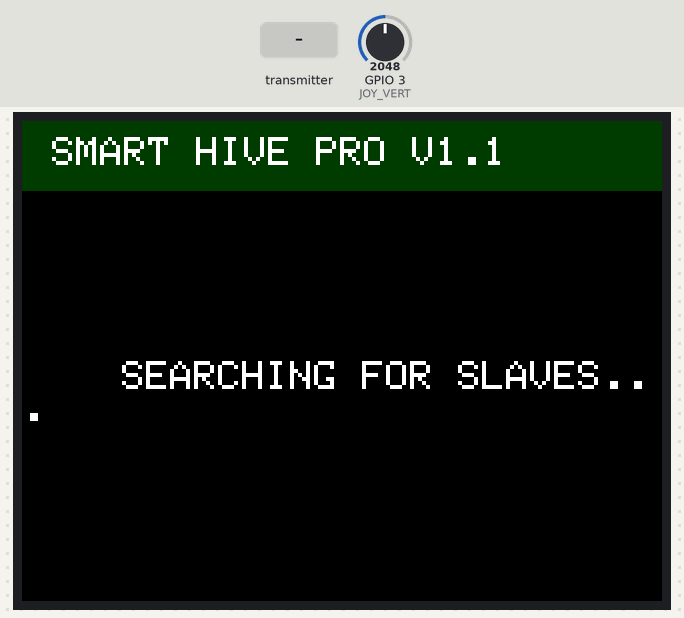
This sketch was run on a simulated ESP32-S3. On the bench: 320×240 colour display. Inputs (shaded band) come from the test bench; at power-on: GPIO 3 (JOY_VERT) = 2048 (analog values on the 0–4095 scale). EEPROM starts erased.

Above: at 1.6 s.
1.7 s: the transmitter starts sending id = 0
At 3.1 s:
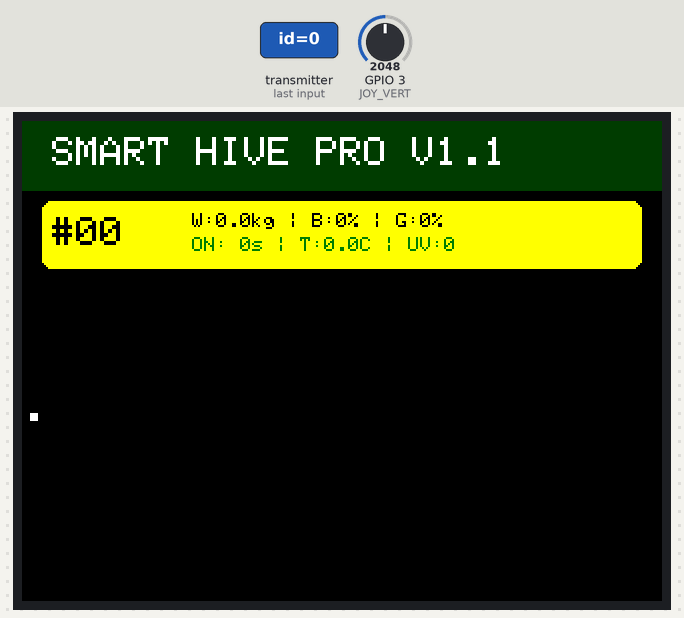
3.5 s: the transmitter starts sending weight = 25
At 4.7 s:
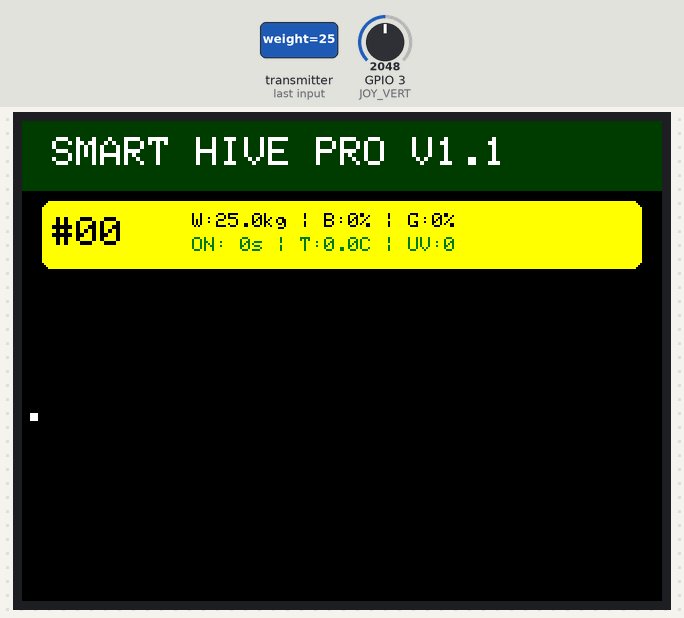
5.6 s: the transmitter starts sending id = 1
At 6.9 s:
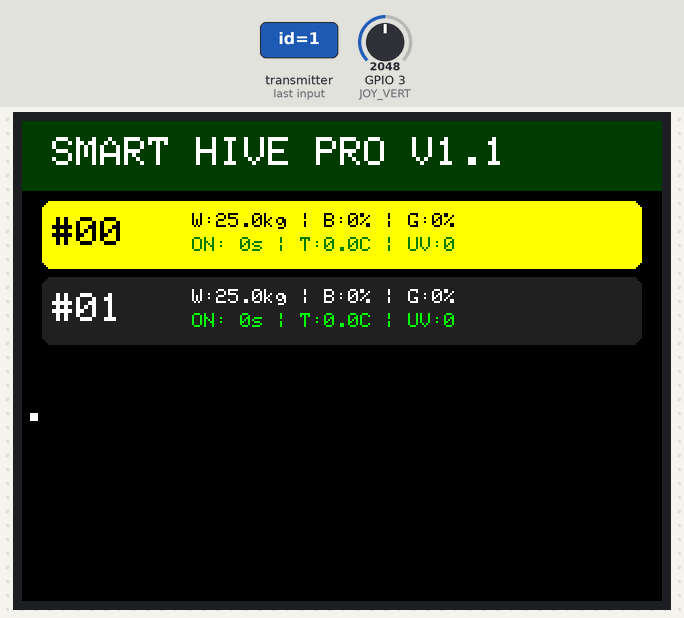
8.6 s: GPIO 3 (JOY_VERT) set to 3540
At 9.3 s:
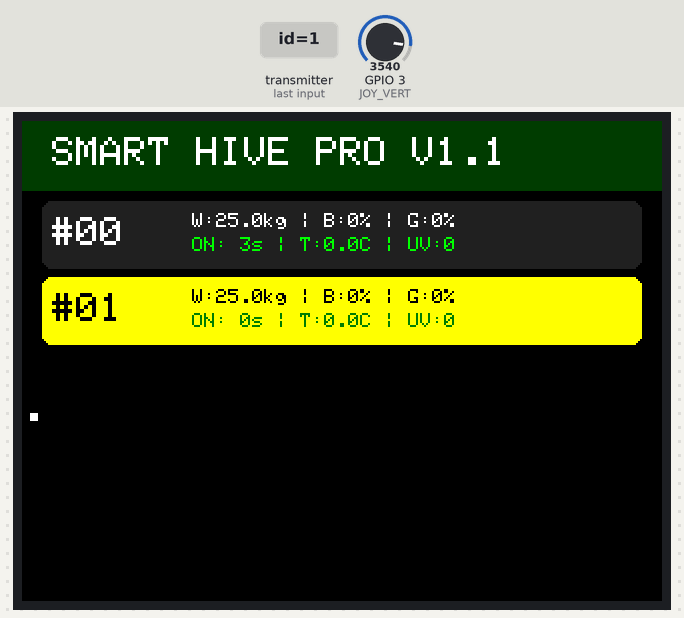
11.6 s: the transmitter starts sending temp = 25
At 13.1 s:
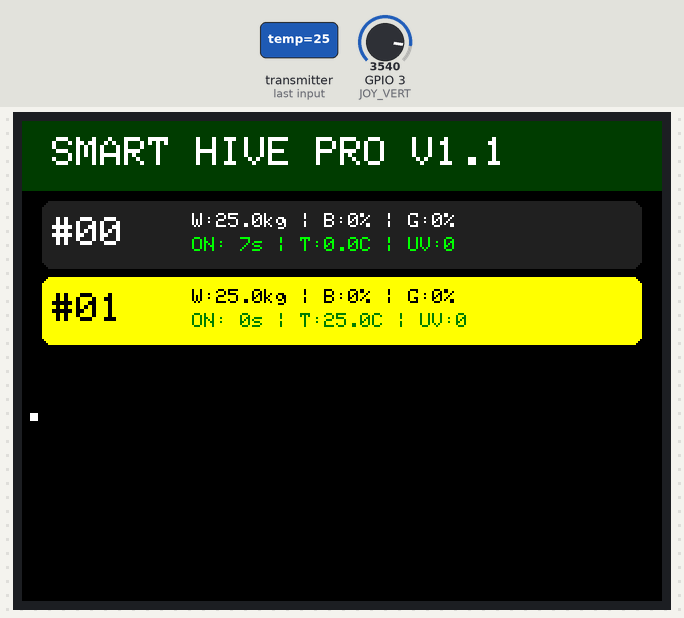
14.6 s: the transmitter starts sending battery = 25
At 15.1 s:
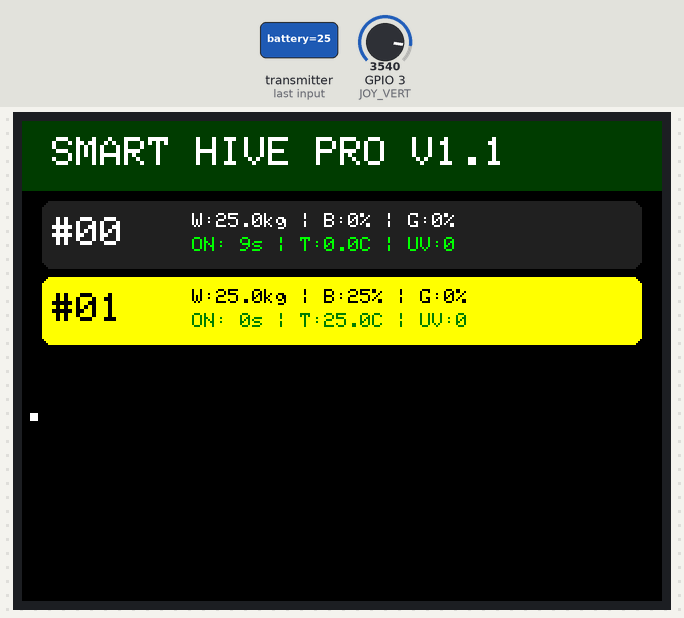
Timing chart, 0 to 17.6 s (numbered marks = the images above; inputs shaded):
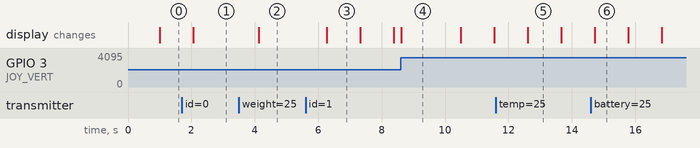

The sketch:

SmartHive_Master.ino
```cpp
#include <esp_now.h>
#include <WiFi.h>
#include <Adafruit_GFX.h>
#include <Adafruit_ILI9341.h>
#include <SPI.h>
#include <vector>
#include <Preferences.h>
#include <algorithm>

// --- الأرجل ---
#define TFT_CS    10
#define TFT_DC    11
#define TFT_SCK   12
#define TFT_MOSI  13
#define TFT_MISO  14
#define TFT_RST   15
#define JOY_VERT  3
#define JOY_SEL   1

// --- الهيكل (يجب أن يطابق السلايف 100%) ---
typedef struct struct_message {
  int id;
  float weight;
  float temp;
  float hum;
  float dsTemp[3];
  int light;
  bool motion;
  int battery;
  int gas;
  int uv;
  bool bees;
} struct_message;

typedef struct Hive {
  struct_message data;
  unsigned long lastSeen;
} Hive;

// --- المتغيرات ---
std::vector<Hive> activeHives;
struct_message incomingReadings;
Adafruit_ILI9341 tft = Adafruit_ILI9341(TFT_CS, TFT_DC, TFT_RST);
Preferences prefs;
int selectedIndex = 0;
bool joyReady = true;
unsigned long lastRefresh = 0;

// --- إدارة الذاكرة ---
void saveHivesToMemory() {
  prefs.putInt("count", activeHives.size());
  for(int i = 0; i < (int)activeHives.size(); i++) {
    char key[12]; sprintf(key, "id_%d", i);
    prefs.putInt(key, activeHives[i].data.id);
  }
}

// --- دالة الاستقبال (التوقيع المتوافق مع v3.3.7) ---
// ملاحظة: تم إزالة const من المعطى الثاني لتوافق أدق مع بعض إصدارات Compiler
void OnDataRecv(const esp_now_recv_info_t * recv_info, const uint8_t *incomingData, int len) {
  if (len == sizeof(struct_message)) {
    memcpy(&incomingReadings, incomingData, sizeof(incomingReadings));

    bool found = false;
    for (auto &h : activeHives) {
      if (h.data.id == incomingReadings.id) {
        h.data = incomingReadings;
        h.lastSeen = millis();
        found = true;
        break;
      }
    }

    if (!found) {
      Hive newHive;
      newHive.data = incomingReadings;
      newHive.lastSeen = millis();
      activeHives.push_back(newHive);
      saveHivesToMemory();
    }
  }
}

// --- وظائف الرسم ---
void drawHeader() {
  tft.fillRect(0, 0, 320, 35, 0x01E0);
  tft.setTextColor(ILI9341_WHITE);
  tft.setTextSize(2);
  tft.setCursor(15, 8);
  tft.print("SMART HIVE PRO V1.1");
}

void updateDisplay() {
  if (activeHives.empty()) {
    tft.setCursor(50, 120);
    tft.setTextColor(ILI9341_WHITE);
    tft.setTextSize(2);
    tft.print("SEARCHING FOR SLAVES...");
    return;
  }

  int startIdx = (selectedIndex / 5) * 5;
  for (int i = 0; i < 5; i++) {
    int current = startIdx + i;
    int y = 40 + (i * 38);
    if (current >= (int)activeHives.size()) {
      tft.fillRect(10, y, 300, 34, ILI9341_BLACK);
      continue;
    }

    bool isSelected = (current == selectedIndex);
    uint16_t boxColor = isSelected ? ILI9341_YELLOW : 0x2104;
    uint16_t textColor = isSelected ? ILI9341_BLACK : ILI9341_WHITE;
    unsigned long diff = (activeHives[current].lastSeen == 0) ? 999 : (millis() - activeHives[current].lastSeen) / 1000;

    tft.fillRoundRect(10, y, 300, 34, 5, boxColor);
    tft.setTextColor(textColor);
    tft.setTextSize(2);
    tft.setCursor(15, y + 8);
    tft.printf("#%02d", activeHives[current].data.id);

    tft.setTextSize(1);
    tft.setCursor(85, y + 6);
    tft.printf("W:%.1fkg | B:%d%% | G:%d%%", activeHives[current].data.weight, activeHives[current].data.battery, activeHives[current].data.gas);

    tft.setCursor(85, y + 18);
    if (diff > 60) {
      tft.setTextColor(isSelected ? 0x8000 : ILI9341_RED);
      tft.print("OFFLINE");
    } else {
      tft.setTextColor(isSelected ? 0x03E0 : ILI9341_GREEN);
      tft.printf("ON: %lus | T:%.1fC | UV:%d", diff, activeHives[current].data.temp, activeHives[current].data.uv);
    }
  }
}

void setup() {
  Serial.begin(115200);
  pinMode(JOY_SEL, INPUT_PULLUP);
  analogReadResolution(12);

  SPI.begin(TFT_SCK, TFT_MISO, TFT_MOSI, TFT_CS);
  tft.begin();
  tft.setRotation(1);
  tft.fillScreen(ILI9341_BLACK);

  WiFi.mode(WIFI_STA);
  WiFi.disconnect();

  if (esp_now_init() != ESP_OK) {
    Serial.println("Error ESP-NOW");
    return;
  }

  // تسجيل الدالة مع Cast صريح لنوع البيانات المعتمد في 3.x
  esp_now_register_recv_cb((esp_now_recv_cb_t)OnDataRecv);

  prefs.begin("hive-storage", false);
  int count = prefs.getInt("count", 0);
  for(int i = 0; i < count; i++) {
    char key[12]; sprintf(key, "id_%d", i);
    int id = prefs.getInt(key, 0);
    if(id != 0) {
      Hive h;
      memset(&h.data, 0, sizeof(h.data));
      h.data.id = id;
      h.lastSeen = 0;
      activeHives.push_back(h);
    }
  }

  drawHeader();
}

void loop() {
  int yVal = analogRead(JOY_VERT);
  if (yVal > 1800 && yVal < 2200) joyReady = true;
  if (joyReady && !activeHives.empty()) {
    if (yVal < 500) { selectedIndex = (selectedIndex <= 0) ? (int)activeHives.size() - 1 : selectedIndex - 1; joyReady = false; updateDisplay(); }
    else if (yVal > 3500) { selectedIndex = (selectedIndex >= (int)activeHives.size() - 1) ? 0 : selectedIndex + 1; joyReady = false; updateDisplay(); }
  }
  if (millis() - lastRefresh > 1000) { updateDisplay(); lastRefresh = millis(); }
}
```

Measured:
- after the input at 1.7 s, the display: changes after 0.36 s (image 1)
- after the input at 3.5 s, the display: changes after 0.62 s (image 2)
- after the input at 5.6 s, the display: changes after 0.68 s (image 3)
- what the display in image 6 shows lasts 1.1 s, from 14.7 s to 15.8 s
